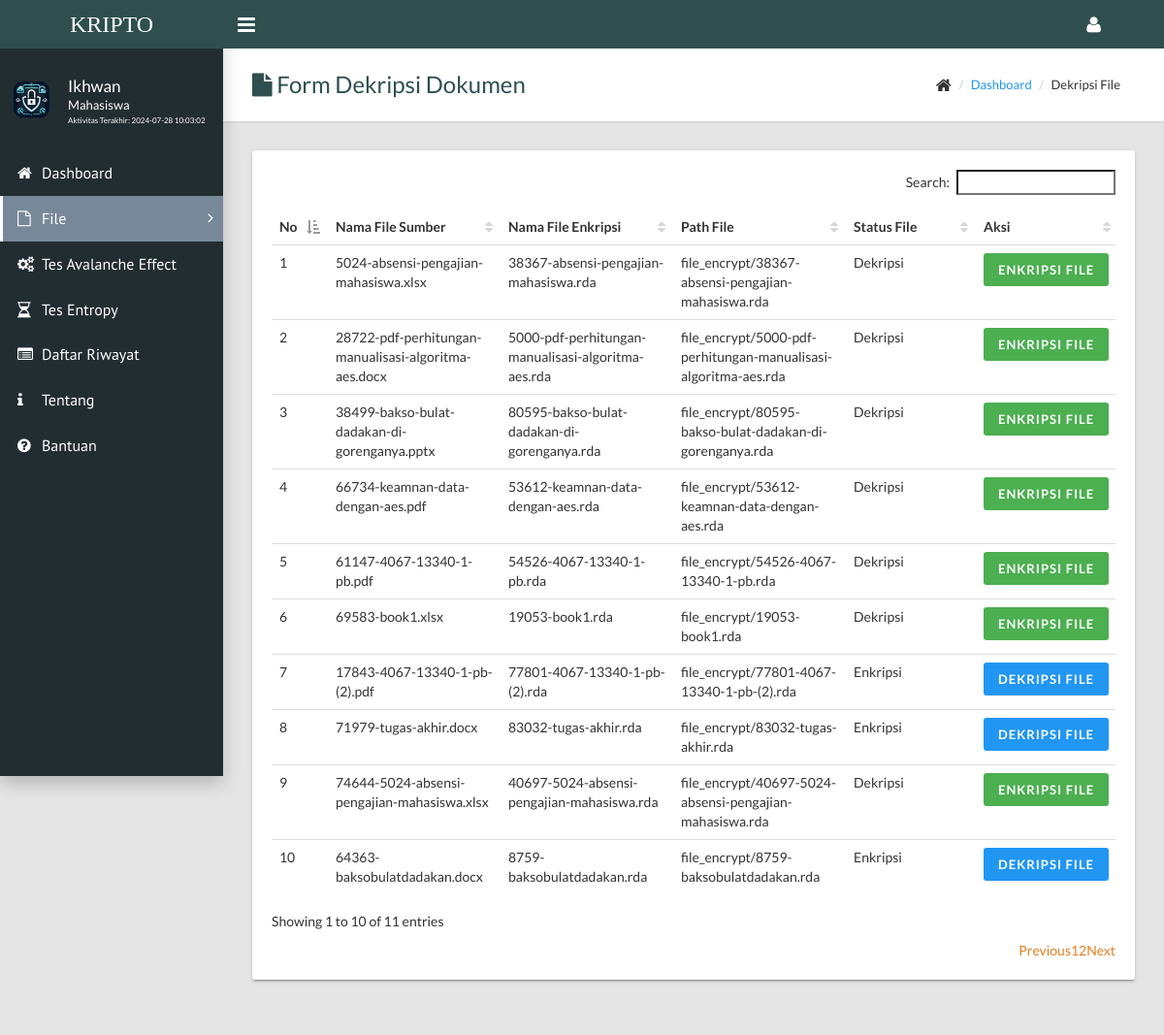
The page /decrypt.php (signed in) on the database its author committed.
### tables this page shows
CREATE TABLE `users` (
  `username` varchar(15) NOT NULL,
  `password` varchar(100) DEFAULT NULL,
  `fullname` varchar(50) DEFAULT NULL,
  `job_title` varchar(50) DEFAULT NULL,
  `join_date` timestamp NULL DEFAULT NULL,
  `last_activity` timestamp NULL DEFAULT NULL
);

CREATE TABLE `file` (
  `id_file` int(11) NOT NULL,
  `username` varchar(15) DEFAULT NULL,
  `file_name_source` varchar(255) DEFAULT NULL,
  `file_name_finish` varchar(255) DEFAULT NULL,
  `file_url` varchar(255) DEFAULT NULL,
  `file_size` float DEFAULT NULL,
  `password` varchar(16) DEFAULT NULL,
  `tgl_upload` timestamp NULL DEFAULT NULL,
  `status` enum('1','2') DEFAULT NULL,
  `waktu` varchar(6) DEFAULT NULL,
  `waktu_2` varchar(6) DEFAULT NULL,
  `keterangan` varchar(255) DEFAULT NULL,
  `kunci` varchar(200) DEFAULT NULL,
  `kunci_tes` varchar(16) DEFAULT NULL,
  `password_tes` varchar(200) DEFAULT NULL,
  `tes_ava` varchar(20) DEFAULT NULL,
  `tes_en` varchar(20) DEFAULT NULL
);

### decrypt.php (the view, shortened to what this page needs)
<?php
include('../config.php');
?>
<!DOCTYPE html>
<html>
<?php
$user = $_SESSION['username'];
$query = mysqli_query($koneksi,"SELECT fullname,job_title,last_activity FROM users WHERE username='$user'");
$data = mysqli_fetch_array($query);
?>
  <head>
    <link rel="stylesheet" type="text/css" href="../assets/css/main.css">
  </head>
  <body class="sidebar-mini fixed">
    <div class="wrapper">
      <header class="main-header hidden-print"><a class="logo" href="index.php" style="font-size:18pt; font-family: Times new roman; background-color: #2F4F4F;"><span>KRIPTO</span></a>
        <nav class="navbar navbar-static-top" style="background-color: #2F4F4F;">
          <a class="sidebar-toggle" href="#" data-toggle="offcanvas"></a>
          <div class="navbar-custom-menu">
            <ul class="top-nav">
              <li class="dropdown"><a class="dropdown-toggle" href="#" data-toggle="dropdown" role="button" aria-haspopup="true" aria-expanded="false"><i class="fa fa-user fa-lg"></i></a>
              </li>
            </ul>
          </div>
        </nav>
      </header>
      <aside class="main-sidebar hidden-print">
        <section class="sidebar">
          <div class="user-panel">
            <div class="pull-left image"><img class="img-circle" src="../assets/images/lockandkey2.png" alt="User Image"></div>
            <div class="pull-left info">
              <p style="margin-top:-5px;"><?php echo $data['fullname']; ?></p>
              <p class="designation"><?php echo $data['job_title']; ?></p>
              <p class="designation" style="font-size:6pt;">Aktivitas Terakhir: <?php echo $data['last_activity'] ?></p>
            </div>
          </div>
			<ul class="sidebar-menu">
                    <li><a href="index.php">
                        <i class="fa fa-home"></i><span>Dashboard</span>
                    </a></li>
                    <li class="treeview">
                        <a href="#" style="border-color:#fff;background-color: #778899;"><i class="fa fa-file-o"></i><span>File</span><i class="fa fa-angle-right"></i></a>
                    </li>
                    <li><a href="tes.php"><i class="fa fa-gears"></i><span>Tes Avalanche Effect</span></a></li>
                    <li><a href="tes_enthopy.php"><i class="fa fa-hourglass-half"></i><span>Tes Entropy</span></a></li>
                    <li><a href="history.php"><i class="fa fa-list-alt"></i><span>Daftar Riwayat</span></a></li>
                    <li><a href="about.php"><i class="fa fa-info"></i><span>Tentang</span></a></li>
                    <li><a href="help.php"><i class="fa fa-question-circle"></i><span>Bantuan</span></a></li>
            </ul>
        </section>
      </aside>
      <div class="content-wrapper">
        <div class="page-title">
          <div>
            <h1 style = "color : #2F4F4F"><i class="fa fa-file" style = "color : #2F4F4F"></i> Form Dekripsi Dokumen</h1>
          </div>
          <div>
            <ul class="breadcrumb">
              <li><i class="fa fa-home fa-lg"></i></li>
              <li><a href="index.php" style = "color : #2196F3" >Dashboard</a></li>
              <li>Dekripsi File</li>
            </ul>
          </div>
        </div>
        <div class="row">
          <div class="col-md-12">
            <div class="card">
              <div class="card-body">
                <div class="table-responsive">
                  <table id="file" class="table striped">
                    <thead>
                        <tr>
                          <td width="5%"><strong>No</strong></td>
                          <td width="20%"><strong>Nama File Sumber</strong></td>
                          <td width="20%"><strong>Nama File Enkripsi</strong></td>
                          <td width="20%"><strong>Path File</strong></td>
                          <td width="15%"><strong>Status File</strong></td>
                          <td width="10%"><strong>Aksi</strong></td>
                        </tr>
                      </thead>
                        <tbody>
                        <?php
                          $i = 1;
                          $query = mysqli_query($koneksi,"SELECT * FROM file");
                          while ($data = mysqli_fetch_array($query)) { ?>
                          <tr>
                            <td><?php echo $i; ?></td>
                            <td><?php echo $data['file_name_source']; ?></td>
                            <td><?php echo $data['file_name_finish']; ?></td>
                            <td><?php echo $data['file_url']; ?></td>
                            <td><?php if ($data['status'] == 1) {
                              echo "Enkripsi";
                            }elseif ($data['status'] == 2) {
                              echo "Dekripsi";
                            }else {
                              echo "Status Tidak Diketahui";
                            }
                             ?></td>
                            <td>
                              <?php
                              $a = $data['id_file'];
                              if ($data['status'] == 1) {
                                echo '<a href="decrypt-file.php?id_file='.$a.'" class="btn btn-primary" style = "background-color : #2196F3">Dekripsi File</a>';
                              }elseif ($data['status'] == 2) {
                                echo '<a href="#" class="btn btn-success">Enkripsi File</a>';
                              }else {
                                echo '<a href="decrypt.php" class="btn btn-danger">Data Tidak Diketahui</a>';
                              }
                               ?>
                             </td>
                          </tr>
                          <?php
                          $i++;
                        } ?>
                        </tbody>
                      </table>
                </div>
              </div>
            </div>
          </div>
        </div>
      </div>
    </div>
  </body>
</html>

### rows shown on the page
users: fullname "Ikhwan", job_title "Mahasiswa", last_activity "2024-07-28 10:03:02"
file: file_name_source "5024-absensi-pengajian-mahasiswa.xlsx", file_name_finish "38367-absensi-pengajian-mahasiswa.rda", file_url "file_encrypt/38367-absensi-pengajian-mahasiswa.rda", status "Dekripsi"
file: file_name_source "28722-pdf-perhitungan-manualisasi-algoritma-aes.docx", file_name_finish "5000-pdf-perhitungan-manualisasi-algoritma-aes.rda", file_url "file_encrypt/5000-pdf-perhitungan-manualisasi-algoritma-aes.rda", status "Dekripsi"
file: file_name_source "38499-bakso-bulat-dadakan-di-gorenganya.pptx", file_name_finish "80595-bakso-bulat-dadakan-di-gorenganya.rda", file_url "file_encrypt/80595-bakso-bulat-dadakan-di-gorenganya.rda", status "Dekripsi"
file: file_name_source "66734-keamnan-data-dengan-aes.pdf", file_name_finish "53612-keamnan-data-dengan-aes.rda", file_url "file_encrypt/53612-keamnan-data-dengan-aes.rda", status "Dekripsi"
file: file_name_source "61147-4067-13340-1-pb.pdf", file_name_finish "54526-4067-13340-1-pb.rda", file_url "file_encrypt/54526-4067-13340-1-pb.rda", status "Dekripsi"
file: file_name_source "69583-book1.xlsx", file_name_finish "19053-book1.rda", file_url "file_encrypt/19053-book1.rda", status "Dekripsi"
file: file_name_source "17843-4067-13340-1-pb-(2).pdf", file_name_finish "77801-4067-13340-1-pb-(2).rda", file_url "file_encrypt/77801-4067-13340-1-pb-(2).rda", status "Enkripsi"
file: file_name_source "71979-tugas-akhir.docx", file_name_finish "83032-tugas-akhir.rda", file_url "file_encrypt/83032-tugas-akhir.rda", status "Enkripsi"
file: file_name_source "74644-5024-absensi-pengajian-mahasiswa.xlsx", file_name_finish "40697-5024-absensi-pengajian-mahasiswa.rda", file_url "file_encrypt/40697-5024-absensi-pengajian-mahasiswa.rda", status "Dekripsi"
file: file_name_source "64363-baksobulatdadakan.docx", file_name_finish "8759-baksobulatdadakan.rda", file_url "file_encrypt/8759-baksobulatdadakan.rda", status "Enkripsi"
